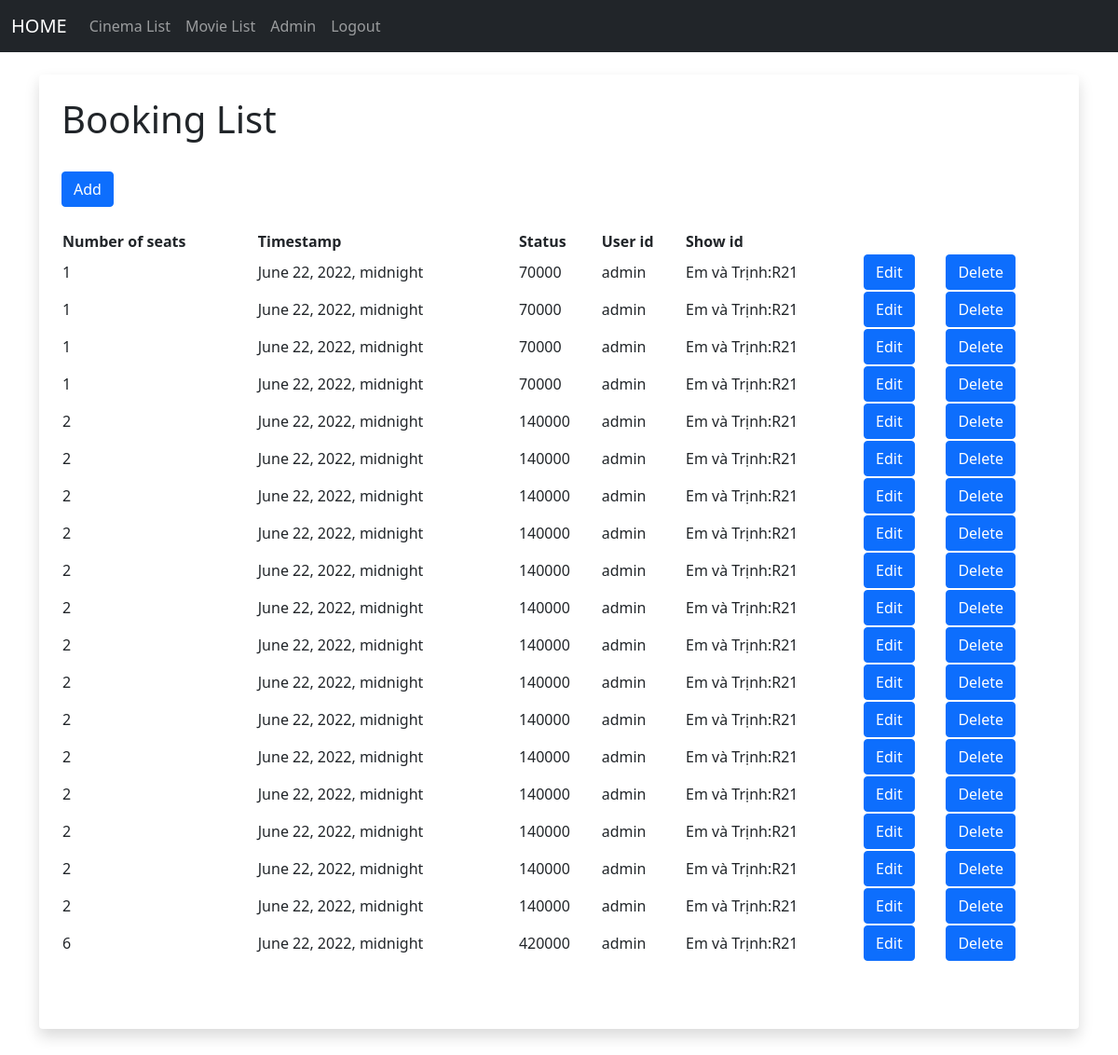
/booking_list (signed in), run on an earlier commit of the app's database.
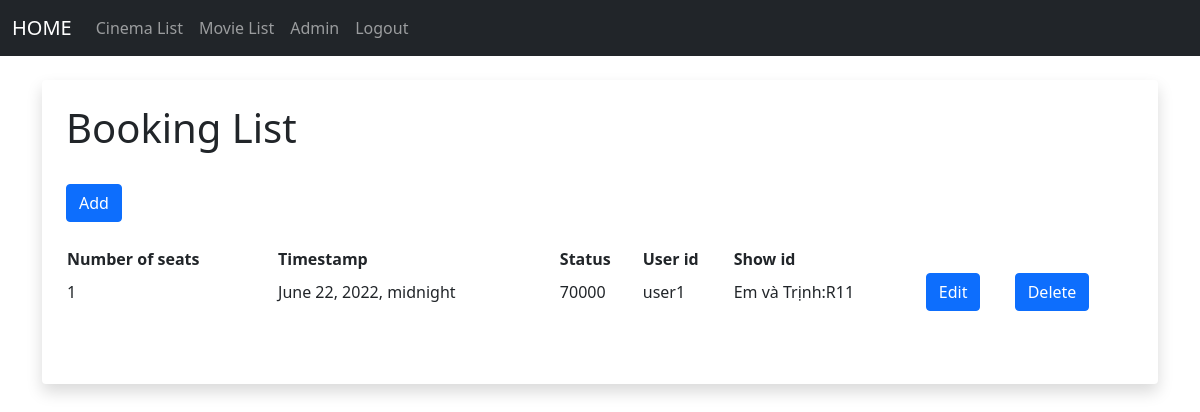
And on a later commit of the database.
### members/models.py (models this page shows, shortened)
class Booking(models.Model):
    number_of_seats = models.IntegerField()
    timestamp = models.DateTimeField()
    amount = models.IntegerField()
    user_id = models.ForeignKey(settings.AUTH_USER_MODEL, on_delete=models.CASCADE)
    show_id = models.ForeignKey(Show, on_delete=models.CASCADE)

class Show(models.Model):
    date = models.DateField()
    start_time = models.TimeField()
    end_time = models.TimeField()
    cinema_hall_id = models.ForeignKey(Cinema_Hall, on_delete=models.CASCADE)
    movie_id = models.ForeignKey(Movie, on_delete=models.CASCADE)
    def __str__(self):
        return str(self.movie_id) +':'+str(self.cinema_hall_id)

class Movie(models.Model):
    title = models.CharField(max_length=256)
    image = models.ImageField(upload_to = "images/")
    description = models.CharField(max_length=512)
    duration = models.IntegerField()
    released_date = models.DateField()
    genre = models.CharField(max_length=256)
    def __str__(self):
        return self.title

class Cinema_Hall(models.Model):
    name = models.CharField(max_length=64)
    total_seats = models.IntegerField()
    cinema_id = models.ForeignKey(Cinema, on_delete=models.CASCADE)
    def __str__(self):
        return self.name

### members/views.py (the view)
# urls.py: path('booking_list', views.get_all_booking, name='booking_list'),
def get_all_booking(request):
    booking_list = Booking.objects.all()
    return render(request, 'ui/booking_list.html', {'booking_list':booking_list})

### members/templates/ui/booking_list.html (shortened to what this page needs)
{% extends 'ui/base.html' %}
{% block content %}
{% if user.is_superuser %}
	<div class="shadow p-4 mb-5 bg-body rounded">
	<h1>Booking List</h1>
    <br/>
    <a href="{% url 'add_booking' %}" class="btn btn-primary" role="button">Add</a>
    <br/>
<br/>
<div class="container">
  <div class="row">
    <table>
    <tr>
        <th>Number of seats</th>
        <th>Timestamp</th>
        <th>Status</th>
        <th>User id</th>
        <th>Show id</th>
    </tr>
      {% for booking in booking_list %}
    <tr>
        <td>
          {{booking.number_of_seats}}
        </td>
        <td>
            {{booking.timestamp}}
        </td>
        <td>
            {{booking.amount}}
        </td>
        <td>
            {{booking.user_id}}
        </td>
        <td>
            {{booking.show_id}}
        </td>
        <td>
          <a href="{% url 'edit_booking' booking.id %}" class="btn btn-primary" role="button">Edit</a>
        </td>
        <td>
          <a href="{% url 'delete_booking' booking.id %}" class="btn btn-primary" role="button">Delete</a>
        </td>
    </tr>
      {% endfor %}
    </table>
  </div>
</div>
<br/><br/>
{%else%}
<center>
    <h1>Sorry you don't have permission to access this page</h1>
    </center>
{% endif %}
{% endblock %}

What changed in the data, as far as the page shows it:
removed Booking: number_of_seats "1", timestamp "June 22, 2022, midnight", amount "70000", user_id "admin", show_id "Em và Trịnh:R21"
removed Booking: number_of_seats "1", timestamp "June 22, 2022, midnight", amount "70000", user_id "admin", show_id "Em và Trịnh:R21"
removed Booking: number_of_seats "1", timestamp "June 22, 2022, midnight", amount "70000", user_id "admin", show_id "Em và Trịnh:R21"
removed Booking: number_of_seats "1", timestamp "June 22, 2022, midnight", amount "70000", user_id "admin", show_id "Em và Trịnh:R21"
removed Booking: number_of_seats "2", timestamp "June 22, 2022, midnight", amount "140000", user_id "admin", show_id "Em và Trịnh:R21"
removed Booking: number_of_seats "2", timestamp "June 22, 2022, midnight", amount "140000", user_id "admin", show_id "Em và Trịnh:R21"
removed Booking: number_of_seats "2", timestamp "June 22, 2022, midnight", amount "140000", user_id "admin", show_id "Em và Trịnh:R21"
removed Booking: number_of_seats "2", timestamp "June 22, 2022, midnight", amount "140000", user_id "admin", show_id "Em và Trịnh:R21"
removed Booking: number_of_seats "2", timestamp "June 22, 2022, midnight", amount "140000", user_id "admin", show_id "Em và Trịnh:R21"
removed Booking: number_of_seats "2", timestamp "June 22, 2022, midnight", amount "140000", user_id "admin", show_id "Em và Trịnh:R21"
removed Booking: number_of_seats "2", timestamp "June 22, 2022, midnight", amount "140000", user_id "admin", show_id "Em và Trịnh:R21"
removed Booking: number_of_seats "2", timestamp "June 22, 2022, midnight", amount "140000", user_id "admin", show_id "Em và Trịnh:R21"
removed Booking: number_of_seats "2", timestamp "June 22, 2022, midnight", amount "140000", user_id "admin", show_id "Em và Trịnh:R21"
removed Booking: number_of_seats "2", timestamp "June 22, 2022, midnight", amount "140000", user_id "admin", show_id "Em và Trịnh:R21"
removed Booking: number_of_seats "2", timestamp "June 22, 2022, midnight", amount "140000", user_id "admin", show_id "Em và Trịnh:R21"
removed Booking: number_of_seats "2", timestamp "June 22, 2022, midnight", amount "140000", user_id "admin", show_id "Em và Trịnh:R21"
removed Booking: number_of_seats "2", timestamp "June 22, 2022, midnight", amount "140000", user_id "admin", show_id "Em và Trịnh:R21"
removed Booking: number_of_seats "2", timestamp "June 22, 2022, midnight", amount "140000", user_id "admin", show_id "Em và Trịnh:R21"
removed Booking: number_of_seats "6", timestamp "June 22, 2022, midnight", amount "420000", user_id "admin", show_id "Em và Trịnh:R21"
added Booking: number_of_seats "1", timestamp "June 22, 2022, midnight", amount "70000", user_id "user1", show_id "Em và Trịnh:R11"
